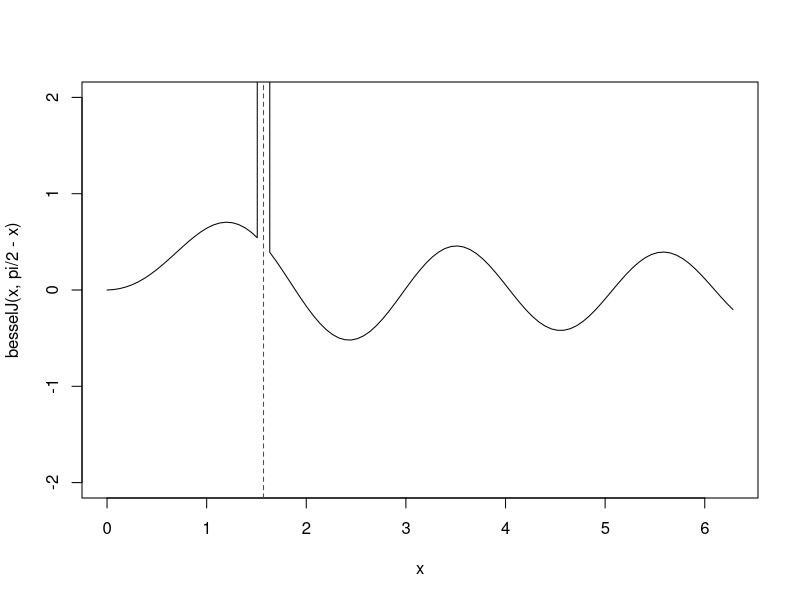
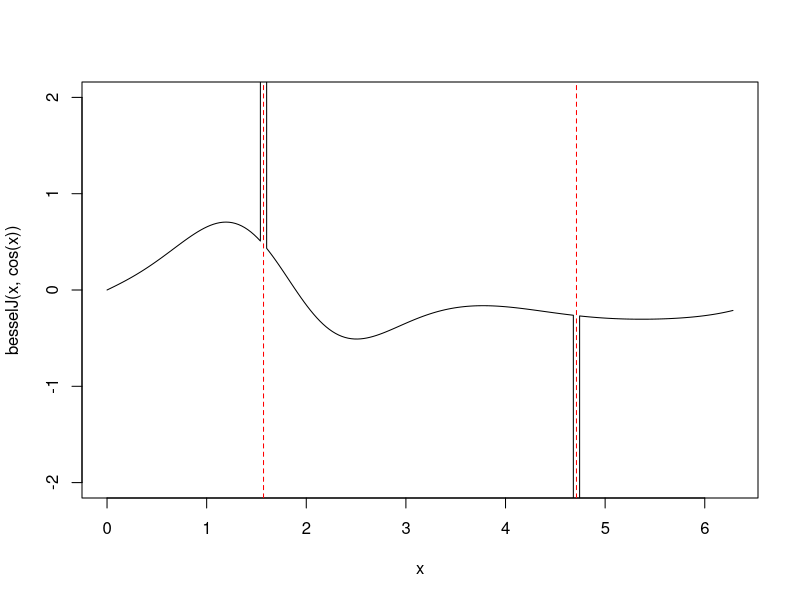

Here is the R script that generated these plots, in order: (Note: this script raises an error after producing the figures.)
#########################
##
## Integrals: Trig( EXP )
##
## Leonard Mada


### Unusual Types


#####################

### I( exp(k * cos(x)) ) on [0, pi]
# Maths 505: A surprisingly interesting integral
# https://www.youtube.com/watch?v=81qExKEYzo0
# Note: Series expansion of exp(exp(-1i*x));
# + Contour on half of Unit Circle;
# Pole of order k: Res = 1/k!;

### I( exp(2*cos(x)) )
integrate(\(x) exp(2*cos(x)), 0, pi)
integrate(\(x) exp(2*cos(x)) / 2, -pi, pi)
pi * sum(1 / factorial(seq(0, 15))^2)
pi * besselI(2,0);

### Gen: I( exp(k*cos(x)) )
k = 1/pi;
integrate(\(x) exp(k*cos(x)), 0, pi)
pi * besselI(k,0);

# TODO: closed formula for Bessel?


### Complex:

### I( exp(2i*sin(x)) )
integrate(\(x) Re(exp(2i*sin(x))), 0, pi)
pi * besselJ(2,0);

### Im(...)
integrate(\(x) Im(exp(2i*sin(x))), 0, pi, rel.tol=1E-13)
# TODO


### Gen: I( exp(k*1i * sin(x)) )
k = sqrt(pi);
integrate(\(x) Re(exp(k*1i*sin(x))), 0, pi)
pi * besselJ(k,0)


# Note:
sum(1 / factorial(seq(0, 15))^2);
besselI(2,0)
#
sum((-1)^seq(0, 15) / factorial(seq(0, 15))^2);
besselJ(2,0)


### I( exp(-k * tan(x)) )
# Maths 505: This is WILD!
# https://www.youtube.com/watch?v=LeR2ELsT_bI
# Note: Feynman trick (twice)
# => d2y + dy = I( exp(-k*tan(x)) * (1+tan(x)^2) ) = 1/k;

integrate(\(x) exp(-tan(x)), 0, pi/2, rel.tol=1E-13)
pracma::Ci(1) * sin(1) - pracma::Si(1) * cos(1) + pi/2 * cos(1);

### Gen: I( exp(-k * tan(x)) )
k = 1/3;
integrate(\(x) exp(-k * tan(x)), 0, pi/2, rel.tol=1E-13)
pracma::Ci(k) * sin(k) - pracma::Si(k) * cos(k) + pi/2 * cos(k);


###################

### Bessel Function

### Properties:
besselY(1, 2) - 2*besselY(1, 1) + besselY(1, 0) # == 0
besselY(1, 3) - 4*besselY(1, 2) + besselY(1, 1) # == 0
besselY(1, 4) - 6*besselY(1, 3) + besselY(1, 2) # == 0
#
n = 3/7;
besselY(1, n+1) - 2*n*besselY(1, n) + besselY(1, n-1) # == 0

###
besselY(2, 2) -   besselY(2, 1) + besselY(2, 0) # == 0;
besselY(2, 3) - 2*besselY(2, 2) + besselY(2, 1) # == 0;
besselY(2, 4) - 3*besselY(2, 3) + besselY(2, 2) # == 0;
#
n = 3/7
besselY(2, n+1) - n*besselY(2, n) + besselY(2, n-1) # == 0;

###
besselY(3, 2) - 2/3 * besselY(3, 1) + besselY(3, 0) # == 0
besselY(3, 3) - 4/3 * besselY(3, 2) + besselY(3, 1) # == 0
n = 5/7;
besselY(3, n+1) - 2*n/3 * besselY(3, n) + besselY(3, n-1) # == 0

### Gen:
n = 5/7; x = 4/3;
besselY(x, n+1) - 2*n/x * besselY(x, n) + besselY(x, n-1) # == 0
besselJ(x, n+1) - 2*n/x * besselJ(x, n) + besselJ(x, n-1) # == 0


# using Rmpfr:
# prec = 190; x2 = mpfr(2, prec);
# jn(2, 2) - jn(1, 2) + jn(0, 2)
# jn(3, x2) - jn(2, x2) + jn(0, x2)


### Values

### BesselJ:
besselJ(1, -1/2)
cos(1) / sqrt(pi/2);
#
besselJ(1, 1/2)
sin(1) / sqrt(pi/2);

###
besselJ(2, -1/2)
cos(2) / sqrt(pi);
#
besselJ(2, 1/2)
sin(2) / sqrt(pi);

### Gen: BesselJ(x, +/- 1/2)
x = sqrt(pi);
besselJ(x, -1/2)
cos(x) / sqrt(x*pi/2);
#
besselJ(x, 1/2)
sin(x) / sqrt(x*pi/2);


### BesselI:
x = sqrt(pi-2);
besselI(x, 1/2)
Im(sin(x*1i)) / sqrt(x*pi/2);
sinh(x) / sqrt(x*pi/2);
#
besselI(x, -1/2)
cosh(x) / sqrt(x*pi/2);

# Recurrence:
x = pi; n = 4/3;
besselI(x, n+1) # ==
-2*n/x * besselI(x, n) + besselI(x, n-1);


### Extension:
x = sqrt(5);
besselJ(x, 3/2)
(sin(x) - x*cos(x)) / sqrt(x^3*pi/2);
#
besselJ(x, -3/2)
- (x*sin(x) + cos(x)) / sqrt(x^3*pi/2);


### BesselY:
x = sqrt(5)
besselY(x, 1/2)
- besselJ(x, -1/2)
#
besselY(x, -1/2)
besselJ(x, 1/2)


### Extension: BesselY
x = sqrt(5);
besselY(x, 3/2)
- (x*sin(x) + cos(x)) / sqrt(x^3*pi/2);
#
besselY(x, -3/2)
- (sin(x) - x*cos(x)) / sqrt(x^3*pi/2);


### Bessel(k * 1i)
k = sqrt(3)
integrate(\(x) Re(cos(k * 1i * sin(x))), 0, pi/2)
pi/2 * besselI(k, 0);


### Other: Bessel Y vs Bessel J
k = sqrt(3);
n = sqrt(5) - sqrt(3);
besselJ(k, n+1) * besselY(k, n) - besselJ(k, n) * besselY(k, n+1) - 2/(k*pi) # == 0


### D( Bessel )

# 1. Daniel An: Identities between Bessel functions
#    https://www.youtube.com/watch?v=WW0NsuottKg

### Gen: D( Jn(x) )
eps = 1E-6;
x = exp(-1/3); n = 1/3;
(besselJ(x+eps, n) - besselJ(x, n)) / eps;
(besselJ(x, n-1) - besselJ(x, n+1)) / 2;

# Alternatives:
(besselJ(x+eps, n) - besselJ(x, n)) / eps;
besselJ(x, n-1) - n/x * besselJ(x, n);
n/x * besselJ(x, n) - besselJ(x, n+1);


### Gen: D( x^n * Jn(x) )
eps = 1E-8;
x = 2/3; n = exp(-1/3);
((x+eps)^n * besselJ(x+eps, n) - x^n * besselJ(x, n)) / eps;
x^n * besselJ(x, n-1);
# Variant:
((x+eps)^-n * besselJ(x+eps, n) - x^-n * besselJ(x, n)) / eps;
- x^-n * besselJ(x, n+1);


### D( J0(x) )
eps = 1E-6;
x = 1/3;
(besselJ(x+eps, 0) - besselJ(x, 0)) / eps;
- besselJ(x, 1); besselJ(x, -1);

### D( J1(x) )
eps = 1E-6;
x = 2/3;
(besselJ(x+eps, 1) - besselJ(x, 1)) / eps;
(besselJ(x, 0) - besselJ(x, 2)) / 2;

### D( x * J1(x) )
eps = 1E-6;
x = 2/3;
((x+eps) * besselJ(x+eps, 1) - x*besselJ(x, 1)) / eps;
x * besselJ(x, 0);


### Errors

###
curve(besselJ(x, pi/2-x), 0, 2*pi, ylim = c(-2,2), n = 101)
abline(v = pi/2, col = "red", lty = 2)

besselJ(pi/2, 0)
# 0.4720012
besselJ(pi/2, 1E-14)
# 0.4720012
besselJ(pi/2, 1E-15)
# 4.720012e+14 # ERROR!

curve(besselJ(x, cos(x)), 0, 2*pi, ylim = c(-2,2), n=201)
abline(v = c(1,3) * pi/2, col = "red", lty = 2)

# Almost all values are affected:
median(besselJ(seq(0,1, by = 1/1024), 1E-15))


##################

### Bessel-Type

### I( cos(sin(x)) )
# Hmath: Интеграл с функцией Бесселя и трюками с рядами
# https://www.youtube.com/watch?v=JF1ikXax5rk
# [in Russian]

###
integrate(\(x) cos(sin(x)), 0, pi/2)
pi * besselJ(1, 0) / 2

### I( cos(k * sin(x)) )
k = sqrt(3)
integrate(\(x) cos(k * sin(x)), 0, pi/2)
pi * besselJ(k, 0) / 2


### I( Bessel( TRIG ) )

### Gen: I( BesselJn(k * sin(x)) )
k = exp(2/3); n = 3^(1/3);
integrate(\(x) besselJ(k*sin(x), n), 0, pi/2, rel.tol=1E-13)
pi/2 * besselJ(k/2, n/2)^2;

### Gen: I( BesselIn(k * sin(x)) )
k = exp(2/3); n = 3^(1/3); # n != negative odd Integer;
integrate(\(x) besselI(k*sin(x), n), 0, pi/2, rel.tol=1E-13)
pi/2 * besselI(k/2, n/2)^2;

# Special Cases:
k = exp(-1/3);
n = -1; # n = -3;
# n = negative Integers; (can be even & odd)
integrate(\(x) besselI(k*sin(x), n), 0, pi/2, rel.tol=1E-13)
pi/2 * besselI(k/2, -n/2)^2;


### Explicit Cases:

### Gen: I( BesselJ0(k * sin(x)) )
k = exp(1/sqrt(2));
integrate(\(x) besselJ(k*sin(x), 0), 0, pi/2, rel.tol=1E-13)
pi/2 * besselJ(k/2, 0)^2;


### Gen: I( BesselJ1(k * sin(x)) )
k = 3^(1/3);
integrate(\(x) besselJ(k*sin(x), 1), 0, pi/2, rel.tol=1E-13)
(1 - cos(k)) / k; # 2/k * sin(k/2)^2;
pi/2 * besselJ(k/2, 1/2)^2;


### I( BesselJ2(sin(x)) )
integrate(\(x) besselJ(sin(x), 2), 0, pi/2, rel.tol=1E-13)
pi/2 * besselJ(1/2, 1)^2;

### Gen: I( BesselJ2(k * sin(x)) )
k = 3^(1/3);
integrate(\(x) besselJ(k*sin(x), 2), 0, pi/2, rel.tol=1E-13)
pi/2 * besselJ(k/2, 1)^2;


### I( Bessel / Trig )

### Gen: I( BesselJn(k * sin(x)) / sin(x) )
k = exp(2/3); n = 3^(1/pi);
integrate(\(x) besselJ(k * sin(x), n) / sin(x), 0, pi/2, rel.tol=1E-13)
k/(4*n) * pi * (besselJ(k/2, (n+1)/2)^2 + besselJ(k/2, (n-1)/2)^2);

### Gen: I( BesselIn(k * sin(x)) / sin(x) )
k = exp(2/3); n = 3^(1/pi); # n > 0;
integrate(\(x) besselI(k * sin(x), n) / sin(x), 0, pi/2, rel.tol=1E-13)
k/(4*n) * pi * (besselI(k/2, (n-1)/2)^2 - besselI(k/2, (n+1)/2)^2);


### I( Trig * Bessel )

### Gen: I( sin(x) * BesselJn(k * sin(x)) )
k = sqrt(pi); n = exp(-1/3);
integrate(\(x) sin(x) * besselJ(k*sin(x), n), 0, pi/2)
pi/2 * besselJ(k/2, (n-1)/2) * besselJ(k/2, (n+1)/2);

### Gen: I( sin(x) * BesselIn(k * sin(x)) )
k = sqrt(pi); n = exp(-1/3); # n != negative even integer;
integrate(\(x) sin(x) * besselI(k*sin(x), n), 0, pi/2)
pi/2 * besselI(k/2, (n-1)/2) * besselI(k/2, (n+1)/2);

# Special Cases:
n = -2; # n = -4; # n = actually any negative integer;
k = exp(sqrt(2));
integrate(\(x) sin(x) * besselI(k*sin(x), n), 0, pi/2)
pi/2 * besselI(k/2, -(n-1)/2) * besselI(k/2, -(n+1)/2);


### Explicit Cases:

### I( sin(x) * BesselJ0(sin(x)) )
integrate(\(x) sin(x) * besselJ(sin(x), 0), 0, pi/2)
sin(1);

### I( sin(x) * BesselJ0(2*sin(x)) )
integrate(\(x) sin(x) * besselJ(2*sin(x), 0), 0, pi/2)
sin(2) / 2;

### Gen: I( sin(x) * BesselJ0(k*sin(x)) )
k = sqrt(pi);
integrate(\(x) sin(x) * besselJ(k*sin(x), 0), 0, pi/2)
sin(k) / k;
pi/2 * besselJ(k/2, -1/2) * besselJ(k/2, 1/2);


### I( sin(x) * BesselJ1(sin(x)) 
integrate(\(x) sin(x) * besselJ(sin(x), 1), 0, pi/2, rel.tol=1E-13)
pi/2 * besselJ(1/2, 0) * besselJ(1/2, 1);

### Gen: I( sin(x) * BesselJ1(k*sin(x)) )
k = log(pi);
integrate(\(x) sin(x) * besselJ(k*sin(x), 1), 0, pi/2, rel.tol=1E-13)
pi/2 * besselJ(k/2, 0) * besselJ(k/2, 1);


### I( sin(x) * BesselJ2(sin(x)) )
integrate(\(x) sin(x) * besselJ(sin(x), 2), 0, pi/2, rel.tol=1E-13)
2*(1-cos(1)) - sin(1);

### Gen: I( sin(x) * BesselJ2(k * sin(x)) )
k = log(pi+1);
integrate(\(x) sin(x) * besselJ(k*sin(x), 2), 0, pi/2, rel.tol=1E-13)
(2 - 2*cos(k) - k*sin(k)) / k^2;


### I( sin(x) * BesselJ3(sin(x)) )
integrate(\(x) sin(x) * besselJ(sin(x), 3), 0, pi/2, rel.tol=1E-13)
4*pi/2 * besselJ(1/2, 1)^2 - pi/2 * besselJ(1/2, 0) * besselJ(1/2, 1);

### Gen: I( sin(x) * BesselJ3(k * sin(x)) )
k = exp(3/pi);
integrate(\(x) sin(x) * besselJ(k*sin(x), 3), 0, pi/2, rel.tol=1E-13)
2*pi/k * besselJ(k/2, 1)^2 - pi/2 * besselJ(k/2, 0) * besselJ(k/2, 1);
pi/2 * besselJ(k/2, 1) * (4/k * besselJ(k/2, 1) - besselJ(k/2, 0));


### I( sin(x)^2 * Bessel )

### Gen: I( sin(x)^2 * BesselJ0(k*sin(x)) )
k = exp(-2/3);
integrate(\(x) sin(x)^2 * besselJ(k*sin(x), 0), 0, pi/2, rel.tol=1E-13)
pi/4 * (besselJ(k/2, 0)^2 - besselJ(k/2, 1)^2);

### Gen: I( sin(x)^2 * BesselJ1(k*sin(x)) )
k = exp(-1);
integrate(\(x) sin(x)^2 * besselJ(k*sin(x), 1), 0, pi/2, rel.tol=1E-13)
besselJ(k, 3/2) * sqrt(pi/(2*k));


### BesselI

### Gen: I( sin(x) * BesselI0(k * sin(x)) )
k = sqrt(3)
integrate(\(x) sin(x) * besselI(k*sin(x), 0), 0, pi/2, rel.tol=1E-13)
sinh(k) / k;
besselI(k, 1/2) * sqrt(pi/(2*k));
pi/2 * besselI(k/2, -1/2) * besselI(k/2, 1/2);

# - see above for full generalisations;


### BesselY

### Gen: I( BesselY0(k * sin(x)) )
k = exp(1/2);
integrate(\(x) besselY(k*sin(x), 0), 0, pi/2, rel.tol=1E-13)
pi/2 * besselY(k/2, 0) * besselJ(k/2, 0);

### Gen: I( BesselY[1/2](k * sin(x)) )
k = exp(1/2);
integrate(\(x) besselY(k*sin(x), 1/2), 0, pi/2, rel.tol=1E-13)
- pi/2 * besselJ(k/2, -1/4)^2;

###
k = 1;
integrate(\(x) besselY(k*sin(x), 1) + 2/(k*pi) / x, 0, pi/2, rel.tol=1E-13)
# TODO

###
k = 1;
integrate(\(x) besselY(k*sin(x), 2) + 4/(k^2*pi) / x^2, 0, pi/2, rel.tol=1E-13)
# TODO


### I( sin(x) * BesselY0(sin(x)) )
integrate(\(x) sin(x) * besselY(sin(x), 0), 0, pi/2, rel.tol=1E-13)
(pracma::Ci(1) * sin(1) - pracma::Si(1) * cos(1)) * 2/pi;

### Gen: I( sin(x) * BesselY0(k*sin(x)) )
k = 3^(1/pi);
integrate(\(x) sin(x) * besselY(k*sin(x), 0), 0, pi/2, rel.tol=1E-13)
(pracma::Ci(k) * sin(k) - pracma::Si(k) * cos(k)) * 2 / (k*pi);

### Gen: I( sin(x) * BesselY[1/2](k*sin(x)) )
k = 3^(1/pi);
integrate(\(x) sin(x) * besselY(k*sin(x), 1/2), 0, pi/2, rel.tol=1E-13)
- pi/2 * besselJ(k/2, -3/4) * besselJ(k/2, 1/4);


### Bessel( cos(x) )

### I( sin(x) * besselJ0(cos(x)) )
integrate(\(x) sin(x) * besselJ(cos(x), 0), 0, pi/2)
integrate(\(x) besselJ(x, 0), 0, 1)
# TODO

### I( BesselJ1(k*x) )
k = exp(2/3);
integrate(\(x) besselJ(k*x, 1), 0, 1)
integrate(\(x) sin(x) * besselJ(k*cos(x), 1), 0, pi/2)
(1 - besselJ(k, 0)) / k;

### I( BesselJ2(k*x) )
k = exp(1/pi);
integrate(\(x) besselJ(k*x, 2), 0, 1)
integrate(\(x) sin(x) * besselJ(k*cos(x), 2), 0, pi/2)
integrate(\(x) besselJ(k*x, 0), 0, 1)$value - 2/k * besselJ(k, 1);


### I( x * Bessel )

### Gen: I( x * BesselJn(k*x) )
n = 1/3; k = exp(4/5);
integrate(\(x) x * besselJ(k*x, n), 0, 1)
integrate(\(x) n/k * besselJ(k*x, n-1), 0, 1)$value - besselJ(k, n-1) / k;

### Explicit Cases:

### I( x * BesselJ0(k*x) )
k = exp(2/3);
integrate(\(x) x * besselJ(k*x, 0), 0, 1)
besselJ(k, 1) / k;

### I( x * BesselJ1(k*x) )
k = exp(3/4);
integrate(\(x) x * besselJ(k*x, 1), 0, 1)
integrate(\(x) 1/k * besselJ(k*x, 0), 0, 1)$value - besselJ(k, 0) / k;

### I( x * BesselJ2(k*x) )
k = exp(4/5);
integrate(\(x) x * besselJ(k*x, 2), 0, 1)
2/k^2 * (1 - besselJ(k, 0)) - besselJ(k, 1) / k;


### I( x^3 * BesselJ0(k*x) )
k = exp(2/pi);
integrate(\(x) x^3 * besselJ(k*x, 0), 0, 1)
2/k^2 * besselJ(k, 0) - (4-k^2)/k^3 * besselJ(k, 1);


### Prod

### I( BesselJ0(k*x) * BesselJ0(k*(1-x)) )
k = exp(1/3);
integrate(\(x) besselJ(k*x, 0) * besselJ(k*(1-x), 0), 0, 1)
sin(k) / k;

### I( BesselJ[1/2](k*x) * BesselJ[1/2](k*(1-x)) )
k = exp(2/5);
integrate(\(x) besselJ(k*x, 1/2) * besselJ(k*(1-x), 1/2), 0, 1, rel.tol=1E-13)
(besselJ(k, 0) - cos(k)) / k;

### I( BesselJ1(k*x) * BesselJ1(k*(1-x)) )
k = exp(-2/3);
integrate(\(x) besselJ(k*x, 1) * besselJ(k*(1-x), 1), 0, 1)
(2*besselJ(k, 1) - sin(k)) / k;


### Gen: I( BesselJn(k*x) * BesselJ[-n](k*(1-x)) )
k = exp(-2/5); n = 1/pi;
integrate(\(x) besselJ(k*x, n) * besselJ(k*(1-x), -n), 0, 1, rel.tol=1E-13)
sin(k) / k;


#########################

### I( exp(2*exp(x*1i)) )
integrate(\(x) Re(exp(2*exp(x*1i))), 0, pi)
pi

integrate(\(x) Im(exp(2*exp(x*1i))), 0, pi)
# TODO: ?

integrate(\(x) {
	x = mpfr(x, 240);
	y = exp(2*cos(x)) * sin(2*sin(x));
	as.numeric(y); }, 0, pi, rel.tol=1E-8)


######################

### I( exp(sin(2*x)/2) * cos(cos(x)^2) )
# Maths 505: A (literally) complex integral
# https://www.youtube.com/watch?v=4I6UgSwWkIA
# (intermediate transformation)

integrate(\(x) exp(sin(2*x)/2) * cos(cos(x)^2), 0, pi)
pi * cos(1/2)


############

### I( cos(x + sin(x)) * exp(cos(x)) / (x^2 + 1) )
# Hmath: Интегральный этюд с комплексным сюжетом
# [in Russian]
# => Re(exp(exp(1i*x)) * exp(1i*x))
# => sum( cos((n+1)*x) / (x^2+1) / n! );

integrate(\(x) cos(x + sin(x)) * exp(cos(x)) / (x^2 + 1), 0, Inf,
	subdivisions = 8000, rel.tol=1E-6)
exp(exp(-1) - 1) * pi/2;

# Derivation:
sapply(0:30, \(n) integrate(\(x, n) cos((n+1)*x) / (x^2 + 1) / gamma(n+1),
	0, Inf, n=n, subdivisions = 8000, rel.tol=1E-5)$value) |> sum();

# Var: sin
sapply(0:30, \(n) integrate(\(x, n) sin((n+1)*x) / (x^2 + 1) / gamma(n+1),
	0, Inf, n=n, subdivisions = 8000, rel.tol=1E-5)$value) |> sum();
# TODO


### I( Trig( x + sin(2*x) ) * exp(cos(2*x)) / Trig(x) )
# Maths 505: This wacky integral has a beautiful result
# https://www.youtube.com/watch?v=a2ZPqB2Syfo
# Note: series expansion + Dirichlet kernel;

### sin(...)
integrate(\(x) sin(x + sin(2*x)) * exp(cos(2*x)) / sin(x), 0, pi/2)
integrate(\(x) Im(exp(1i*x + exp(2i*x))) / sin(x), 0, pi/2)
pi/2 * exp(1)


### cos(...)
integrate(\(x) cos(x + sin(2*x)) * exp(cos(2*x)) / cos(x), 0, pi/2)
pi/2 * exp(-1)


### Dirichlet kernel:
k = 7; x = sqrt(5)
sin((2*k+1)*x) / sin(x) # ==
2*sum(cos(2*seq(k)*x)) + 1;
